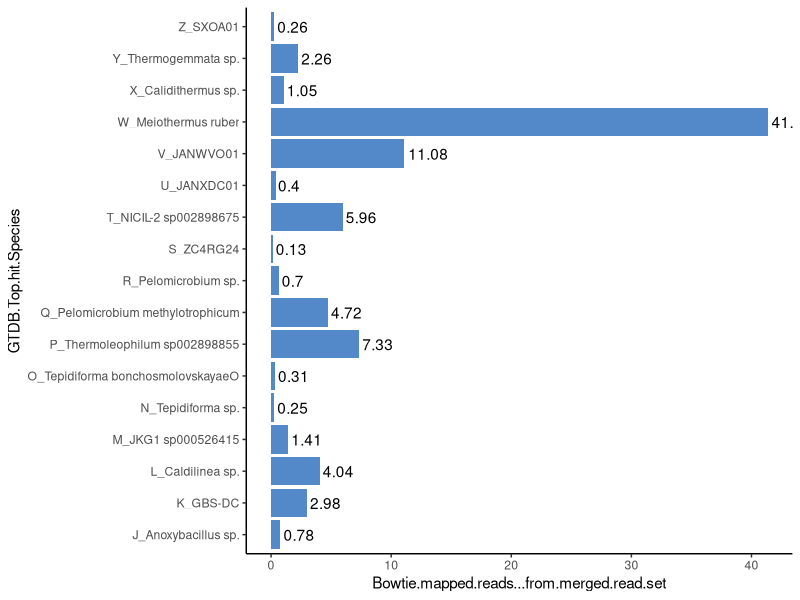
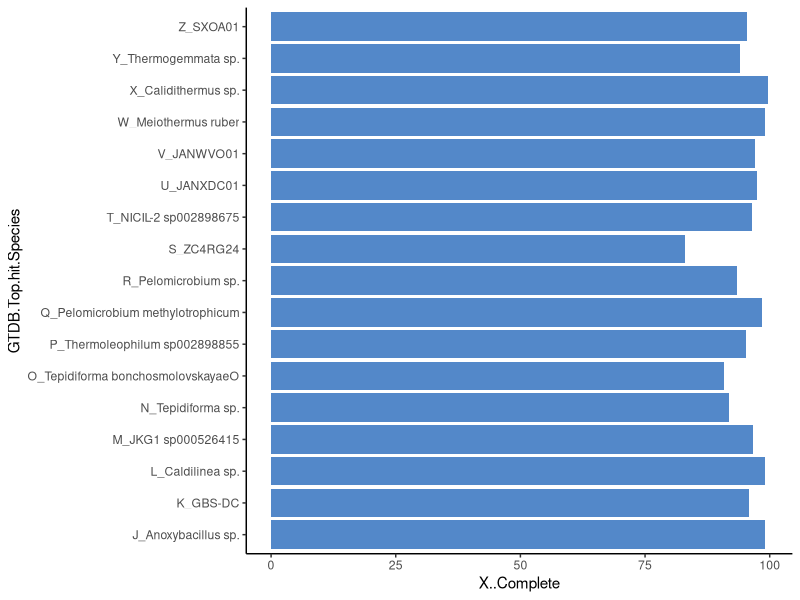
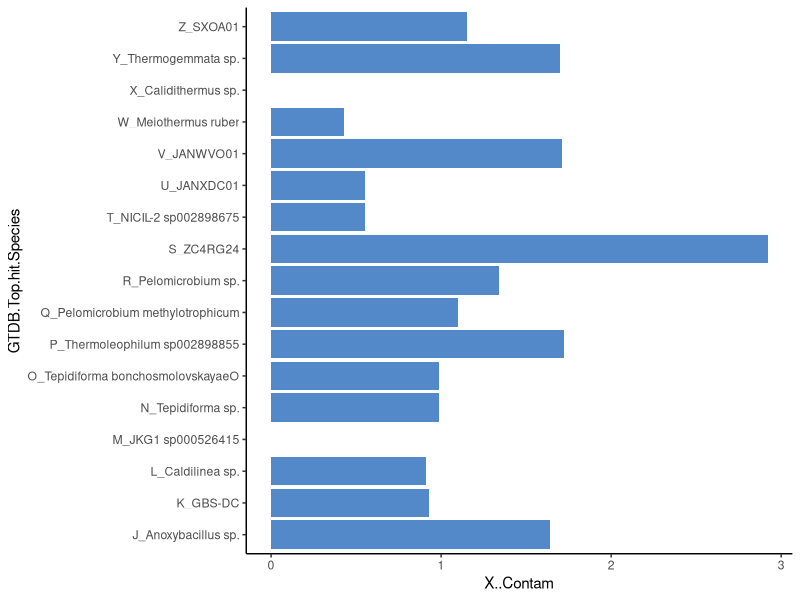
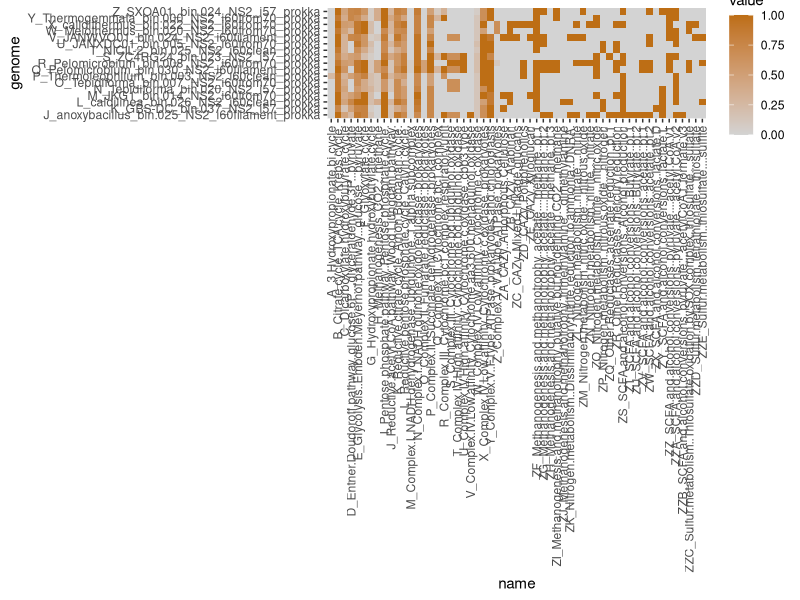

R code for these plots, in order:
# packages
library(ggplot2)
library(dplyr)
library(tidyr)

magstats = read.csv("bacteria_mags/bestmags_bowtie.csv")
dram_lassen = read.csv("bacteria_mags/lassen_metag_withetc.csv")
dram_lassen_longer = pivot_longer(dram_lassen, cols = !genome)

# bars for MAG abundance
ggplot(magstats, aes(y = GTDB.Top.hit.Species, x = Bowtie.mapped.reads...from.merged.read.set)) +
  geom_col(fill = "#5388c9") +
  geom_text(
    aes(label = Bowtie.mapped.reads...from.merged.read.set), 
    hjust = -0.1
  ) +
  theme_classic()

# bars for complete/contam
ggplot(magstats, aes(y = GTDB.Top.hit.Species, x = X..Complete)) +
  geom_col(fill = "#5388c9") +
  theme_classic()

ggplot(magstats, aes(y = GTDB.Top.hit.Species, x = X..Contam)) +
  geom_col(fill = "#5388c9") +
  theme_classic()

# tiles for dram functions
ggplot(dram_lassen_longer) +
  geom_tile( 
    aes(x = name, y = genome, fill = value)) +
  scale_fill_gradient(
    low = "lightgrey",
    high = "#bd6e15"
  ) +
  # scale_color_manual(values = "white") +
  theme(axis.text.x = element_text(angle = 90, vjust = 0.5, hjust=1))

